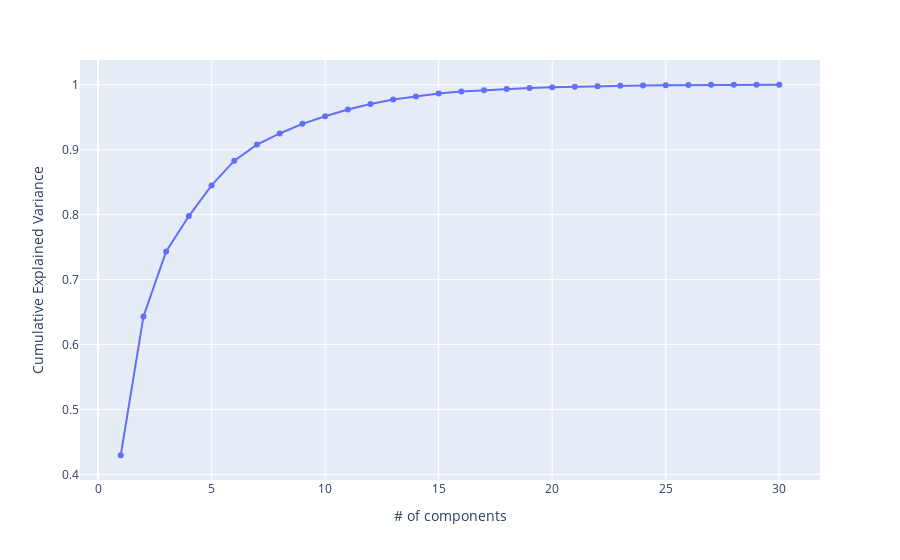

The cell this chart's notebook holds for it:
### Markdown cell above
Principal Component Analysis is a way to reduce the number of variables while maintaining the majority of the important information. It transforms a number of variables that may be correlated into a smaller number of uncorrelated variables, known as principal components.

### Code cell
pca = PCA()
pca.fit(X_train)
exp_var_cumul = np.cumsum(pca.explained_variance_ratio_)
fig = px.line(x=np.arange(1,exp_var_cumul.shape[0]+1), y=exp_var_cumul, markers=True, labels={'x':'# of components', 'y':'Cumulative Explained Variance'})
fig.show()

### Figure 1 — Plotly figure (JSON) as saved in the notebook; plotly's stock layout.template omitted (floating-point values rounded to 4 significant figures)
{"data": [{"hovertemplate": "# of components=%{x}<br>Cumulative Explained Variance=%{y}<extra></extra>", "legendgroup": "", "line": {"color": "#636efa", "dash": "solid"}, "marker": {"symbol": "circle"}, "mode": "lines+markers", "name": "", "orientation": "v", "showlegend": false, "type": "scatter", "x": [1, 2, 3, 4, 5, 6, 7, 8, 9, 10, 11, 12, 13, 14, 15, 16, 17, 18, 19, 20, 21, 22, 23, 24, 25, 26, 27, 28, 29, 30], "xaxis": "x", "y": [0.4296, 0.6432, 0.7433, 0.7978, 0.8451, 0.8831, 0.9079, 0.925, 0.9398, 0.9516, 0.9619, 0.9703, 0.9774, 0.9821, 0.9865, 0.9896, 0.9917, 0.9936, 0.995, 0.996, 0.997, 0.9977, 0.9984, 0.999, 0.9994, 0.9997, 0.9999, 1.0, 1.0, 1.0], "yaxis": "y"}], "layout": {"legend": {"tracegroupgap": 0}, "margin": {"t": 60}, "xaxis": {"anchor": "y", "domain": [0, 1], "title": {"text": "# of components"}}, "yaxis": {"anchor": "x", "domain": [0, 1], "title": {"text": "Cumulative Explained Variance"}}}}
